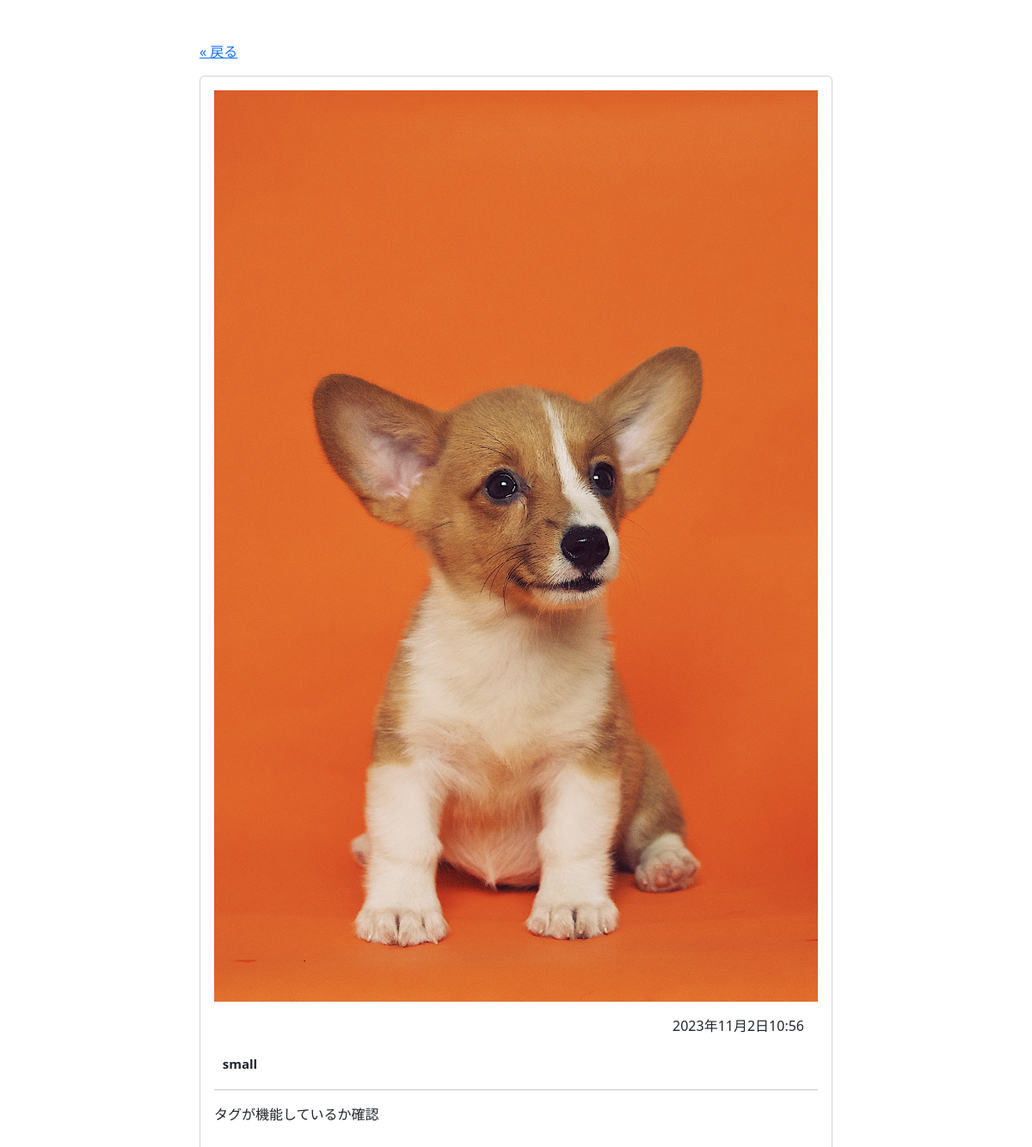
Page /photo/13 on the committed database.
### album/models.py (models this page shows, shortened)
class Photo(models.Model):
  image = models.ImageField(null=False, blank=False, upload_to="uploads/")
  description = models.TextField(null=True, blank=True)
  created_at = models.DateTimeField(auto_now_add=True)
  tags = models.ManyToManyField(Tag, blank=True)

class Tag(models.Model):
  name = models.CharField(max_length=32, primary_key=True)
  def __str__(self):
    return self.name

### album/views.py (the view)
# urls.py: path("photo/<int:pk>", PhotoDetailView.as_view(), name="photo-detail"),
class PhotoDetailView(DetailView):
  model = Photo
  template_name = "album/photo_detail.html"
  context_object_name = "photo"

### album/templates/album/photo_detail.html
{% extends "album/base.html" %}
{% block content %}
<div class="container">
  <div class="row justify-content-center">
    <div class="col-lg-8 col-md-10">
      <p><a href="{{request.META.HTTP_REFERER}}">« 戻る</a></p>
      <div class="card">
        <div class="card-body">
          <img src="{{ photo.image.url }}" class="img-fluid">
          <p class="m-3 text-end">{{ photo.created_at }}</p>
          <p class="fs-5">
            {% for tag in photo.tags.all %}
            <span class="badge rounded-pill bd-light text-dark">
              {{tag}}
            </span>
            {% endfor %}
          </p>
          <hr>
          <p>{{ photo.description }}</p>
        </div>
      </div>
    </div>
  </div>
</div>
{% endblock content %}

### rows in the picture
Photo: image (picture), created_at "2023年11月2日10:56", description "タグが機能しているか確認"
Tag: name "small"
